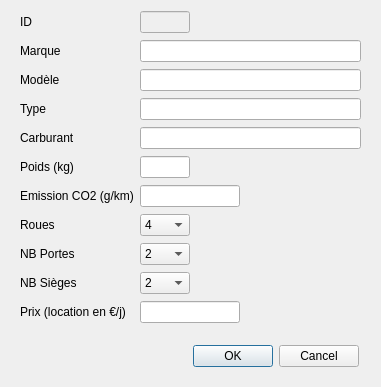
<?xml version="1.0" encoding="UTF-8"?>
<ui version="4.0">
 <class>FenVoiture</class>
 <widget class="QDialog" name="FenVoiture">
  <property name="geometry">
   <rect>
    <x>0</x>
    <y>0</y>
    <width>381</width>
    <height>387</height>
   </rect>
  </property>
  <property name="windowTitle">
   <string>Dialog</string>
  </property>
  <widget class="QDialogButtonBox" name="buttonBox">
   <property name="geometry">
    <rect>
     <x>190</x>
     <y>340</y>
     <width>171</width>
     <height>32</height>
    </rect>
   </property>
   <property name="orientation">
    <enum>Qt::Horizontal</enum>
   </property>
   <property name="standardButtons">
    <set>QDialogButtonBox::Cancel|QDialogButtonBox::Ok</set>
   </property>
   <property name="centerButtons">
    <bool>true</bool>
   </property>
  </widget>
  <widget class="QWidget" name="gridLayoutWidget">
   <property name="geometry">
    <rect>
     <x>20</x>
     <y>10</y>
     <width>341</width>
     <height>314</height>
    </rect>
   </property>
   <layout class="QGridLayout" name="gridLayout">
    <item row="7" column="1">
     <widget class="QComboBox" name="nbRouesEdit">
      <property name="maximumSize">
       <size>
        <width>50</width>
        <height>16777215</height>
       </size>
      </property>
      <item>
       <property name="text">
        <string>4</string>
       </property>
      </item>
     </widget>
    </item>
    <item row="5" column="1">
     <widget class="QLineEdit" name="poidsEdit">
      <property name="maximumSize">
       <size>
        <width>50</width>
        <height>16777215</height>
       </size>
      </property>
     </widget>
    </item>
    <item row="2" column="1">
     <widget class="QLineEdit" name="modeleEdit"/>
    </item>
    <item row="4" column="1">
     <widget class="QLineEdit" name="typePropulsionEdit"/>
    </item>
    <item row="3" column="1">
     <widget class="QLineEdit" name="typeEdit"/>
    </item>
    <item row="1" column="1">
     <widget class="QLineEdit" name="marqueEdit"/>
    </item>
    <item row="6" column="1">
     <widget class="QLineEdit" name="eCO2Edit">
      <property name="maximumSize">
       <size>
        <width>100</width>
        <height>16777215</height>
       </size>
      </property>
     </widget>
    </item>
    <item row="1" column="0">
     <widget class="QLabel" name="marque">
      <property name="text">
       <string>Marque</string>
      </property>
     </widget>
    </item>
    <item row="2" column="0">
     <widget class="QLabel" name="modele">
      <property name="text">
       <string>Modèle</string>
      </property>
     </widget>
    </item>
    <item row="3" column="0">
     <widget class="QLabel" name="type">
      <property name="text">
       <string>Type</string>
      </property>
     </widget>
    </item>
    <item row="4" column="0">
     <widget class="QLabel" name="typePropulsion">
      <property name="text">
       <string>Carburant</string>
      </property>
     </widget>
    </item>
    <item row="5" column="0">
     <widget class="QLabel" name="poids">
      <property name="text">
       <string>Poids (kg)</string>
      </property>
     </widget>
    </item>
    <item row="6" column="0">
     <widget class="QLabel" name="eCO2">
      <property name="text">
       <string>Emission CO2 (g/km)</string>
      </property>
     </widget>
    </item>
    <item row="0" column="1">
     <widget class="QLineEdit" name="IDEdit">
      <property name="enabled">
       <bool>false</bool>
      </property>
      <property name="maximumSize">
       <size>
        <width>50</width>
        <height>16777215</height>
       </size>
      </property>
      <property name="readOnly">
       <bool>false</bool>
      </property>
     </widget>
    </item>
    <item row="0" column="0">
     <widget class="QLabel" name="ID">
      <property name="text">
       <string>ID</string>
      </property>
      <property name="openExternalLinks">
       <bool>false</bool>
      </property>
     </widget>
    </item>
    <item row="7" column="0">
     <widget class="QLabel" name="nbRoues">
      <property name="text">
       <string>Roues</string>
      </property>
     </widget>
    </item>
    <item row="8" column="0">
     <widget class="QLabel" name="nbPortes">
      <property name="text">
       <string>NB Portes</string>
      </property>
     </widget>
    </item>
    <item row="9" column="0">
     <widget class="QLabel" name="nbSieges">
      <property name="text">
       <string>NB Sièges</string>
      </property>
     </widget>
    </item>
    <item row="8" column="1">
     <widget class="QComboBox" name="nbPortesEdit">
      <property name="maximumSize">
       <size>
        <width>50</width>
        <height>16777215</height>
       </size>
      </property>
      <item>
       <property name="text">
        <string>2</string>
       </property>
      </item>
      <item>
       <property name="text">
        <string>3</string>
       </property>
      </item>
      <item>
       <property name="text">
        <string>4</string>
       </property>
      </item>
      <item>
       <property name="text">
        <string>5</string>
       </property>
      </item>
      <item>
       <property name="text">
        <string>6</string>
       </property>
      </item>
     </widget>
    </item>
    <item row="9" column="1">
     <widget class="QComboBox" name="nbSiegesEdit">
      <property name="maximumSize">
       <size>
        <width>50</width>
        <height>16777215</height>
       </size>
      </property>
      <item>
       <property name="text">
        <string>2</string>
       </property>
      </item>
      <item>
       <property name="text">
        <string>3</string>
       </property>
      </item>
      <item>
       <property name="text">
        <string>4</string>
       </property>
      </item>
      <item>
       <property name="text">
        <string>5</string>
       </property>
      </item>
      <item>
       <property name="text">
        <string>6</string>
       </property>
      </item>
      <item>
       <property name="text">
        <string>7</string>
       </property>
      </item>
      <item>
       <property name="text">
        <string>8</string>
       </property>
      </item>
     </widget>
    </item>
    <item row="10" column="0">
     <widget class="QLabel" name="prix">
      <property name="text">
       <string>Prix (location en €/j)</string>
      </property>
     </widget>
    </item>
    <item row="10" column="1">
     <widget class="QLineEdit" name="prixEdit">
      <property name="maximumSize">
       <size>
        <width>100</width>
        <height>16777215</height>
       </size>
      </property>
     </widget>
    </item>
   </layout>
  </widget>
 </widget>
 <resources/>
 <connections>
  <connection>
   <sender>buttonBox</sender>
   <signal>accepted()</signal>
   <receiver>FenVoiture</receiver>
   <slot>accept()</slot>
   <hints>
    <hint type="sourcelabel">
     <x>248</x>
     <y>254</y>
    </hint>
    <hint type="destinationlabel">
     <x>157</x>
     <y>274</y>
    </hint>
   </hints>
  </connection>
  <connection>
   <sender>buttonBox</sender>
   <signal>rejected()</signal>
   <receiver>FenVoiture</receiver>
   <slot>reject()</slot>
   <hints>
    <hint type="sourcelabel">
     <x>316</x>
     <y>260</y>
    </hint>
    <hint type="destinationlabel">
     <x>286</x>
     <y>274</y>
    </hint>
   </hints>
  </connection>
 </connections>
</ui>
